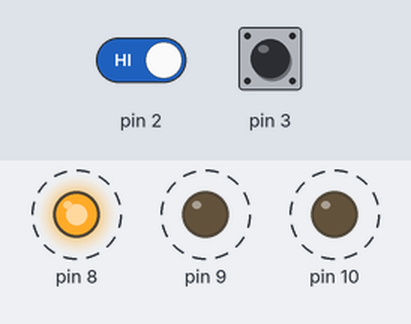
The sketch below on a simulated Arduino Uno, built with avr-gcc and run on an emulated ATmega328P. Shown: output pins drawn as LEDs (lit = HIGH). Dashed ring = blinking. The inputs (shaded band) are chosen by the test bench; at power-on: pin 2 HIGH, pin 3 HIGH.

Above: at 4.68 s.
5.1 s: pin 2 driven LOW
At 5.37 s:
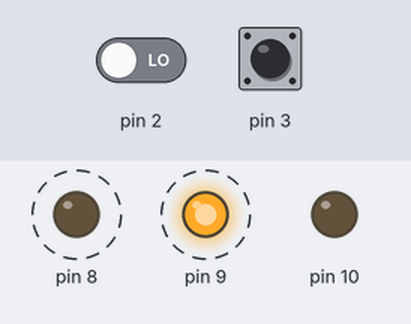
Timing chart, 0 to 14.1 s (numbered marks = the images above; inputs shaded):
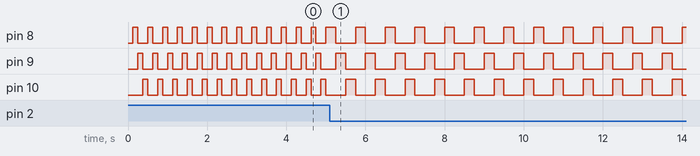

The sketch:

question2.ino
```cpp
#include <avr/io.h>

int scaler = 1;
int counter = 1;
int direction = 1;

int main(void) {
  DDRD &= ~(1 << DDD2) | ~(1 << DDD3);  // PORTD2-3 as input

  DDRB |= (1 << DDB0) | (1 << DDB1) | (1 << DDB2);  // PORTB0-2 as output

  // clock 1
  TCCR1B |= (1 << WGM12);  // CTC mode
  TCCR1B |= (1 << CS10) | (1 << CS11);  // prescaler of 64
  OCR1A = 31249;           // 8Hz = 0.125s/interval (default)
  TIMSK1 = (1 << OCIE1A);  // enable compare match A interrupt

  // int0 trigger on logic change (gear)
  EICRA |= (1 << ISC01);  // falling-edge
  EIMSK |= (1 << INT0);   // enable interrrupt

  // int1 trigger on logic change (direction)
  EICRA |= (1 << ISC11);  // falling-edge
  EIMSK |= (1 << INT1);   // enable interrrupt

  sei();

  while (1) {
  }
}

ISR(INT0_vect) {
  if (scaler < 3) {
    scaler++;
  } else {
    scaler = 1;
  }
}

ISR(INT1_vect) {
  if (direction == 1) {
    direction = 0;
    PORTB = 1;
  } else {
    direction = 1;
    PORTB = 1;
  }
}

ISR(TIMER1_COMPA_vect) {
  if (counter >= scaler) {
    if (direction == 1) {
      // if PORTB0-PORTB2 is 100
      if (!(PORTB & ~(1 << DDB2))) {
        PORTB = 1;
      } else {
        PORTB = PORTB << 1;
      }
    } else {
      // if PORTB0-PORTB2 is 001
      if (!(PORTB & ~(1 << DDB0))) { // !(PORTB & ~(1 << DDB0))
        PORTB = 0b100;
      } else {
        PORTB = PORTB >> 1;
      }
    }

    counter = 1;
  } else {
    counter++;
  }
}
```

Measured:
- after the input at 5.1 s, pin 8, pin 9: alternates HIGH for 0.25 s and LOW for 0.50 s, starting after 0.15 s; pin 10: alternates HIGH for 0.25 s and LOW for 0.50 s, starting after 0.40 s
- by itself, pin 8: alternates HIGH for 0.13 s and LOW for 0.25 s
- by itself, pin 9, pin 10: alternates HIGH for 0.12 s and LOW for 0.25 s
